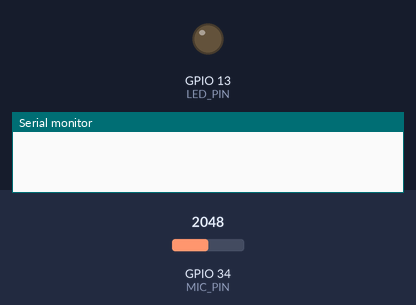
A sketch run on a simulated ESP32. Shown: output pins drawn as LEDs (lit = HIGH), the last lines printed to the serial monitor. The inputs (shaded band) are chosen by the test bench; at power-on: GPIO 34 (MIC_PIN) = 2048.

Above: at 0.0 s.
At 16.3 s:
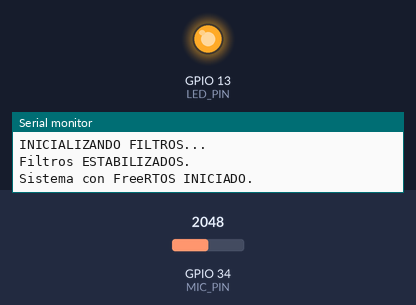
Timing chart, 0 to 17.8 s (numbered marks = the images above):
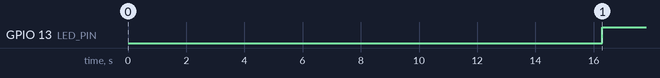

The sketch:

placa_receptora.ino
```cpp
#include "funciones.h"

void setup() {
    Serial.begin(115200);
    pinMode(LED_PIN, OUTPUT);
    digitalWrite(LED_PIN, LOW);

    inicializarFiltros();

    ultimoSonidoGlobal = millis();

    WiFi.mode(WIFI_STA);
    esp_now_init();
    esp_now_register_recv_cb(OnDataRecv);

    esp_now_peer_info_t peerInfo = {};
    memcpy(peerInfo.peer_addr, MAC_TRANSMISOR, 6);
    peerInfo.channel = 0;
    peerInfo.encrypt = false;
    esp_now_add_peer(&peerInfo);

    enviarEstado(0);

    // ======================================================
    // CREACIÓN DE TAREAS FREERTOS
    // ======================================================
    xTaskCreatePinnedToCore(
        TaskLecturaMicro,
        "LecturaMicro",
        4096,
        NULL,
        2,
        NULL,
        1
    );

    xTaskCreatePinnedToCore(
        TaskDeteccionApnea,
        "DeteccionApnea",
        4096,
        NULL,
        1,
        NULL,
        1
    );

    Serial.println("Sistema con FreeRTOS INICIADO.");
}

void loop() {
    // No se usa. FreeRTOS maneja todo.
}
```

funciones.cpp
```cpp
#include "funciones.h"

// ===== Variables del sistema =====
uint8_t MAC_TRANSMISOR[6] = {0x20, 0x43, 0xA8, 0x63, 0xD6, 0x8C};

struct_message datosAEnviar;
struct_message datosRecibidos;

// Pines
const int MIC_PIN = 34;
const int LED_PIN = 13;

// Parámetros acústicos
const int NUM_MUESTRAS = 200;
const int T_MUESTRA_US = 200;
const float ALPHA_HPF = 0.9696f;
const float ALPHA_LPF = 0.6909f;
const int UMBRAL_SONIDO = 2000;
const unsigned long TIEMPO_SILENCIO = 15000;

// Variables de filtro
static float x_prev = 0;
static float hpf_prev = 0;
static float lpf_prev = 0;

// Variables globales compartidas entre tareas
volatile int amplitudGlobal = 0;
volatile unsigned long ultimoSonidoGlobal = 0;
volatile bool estadoApneaGlobal = false;

// ----------------------------------------------------------
// INICIALIZA LOS FILTROS
// ----------------------------------------------------------
void inicializarFiltros() {
    Serial.println("INICIALIZANDO FILTROS...");

    x_prev = analogRead(MIC_PIN);
    hpf_prev = 0;
    lpf_prev = 0;

    for (int i = 0; i < 20; i++) {
        leerAmplitud();
    }

    Serial.println("Filtros ESTABILIZADOS.");
}

// ----------------------------------------------------------
// LECTURA DE AMPLITUD FILTRADA
// ----------------------------------------------------------
int leerAmplitud() {
    int minVal = 4095;
    int maxVal = 0;

    for (int i = 0; i < NUM_MUESTRAS; i++) {
        float muestra = analogRead(MIC_PIN);

        float y_hpf = ALPHA_HPF * (hpf_prev + muestra - x_prev);
        x_prev = muestra;
        hpf_prev = y_hpf;

        float y_lpf = (1 - ALPHA_LPF) * y_hpf + ALPHA_LPF * lpf_prev;
        lpf_prev = y_lpf;

        if (y_lpf < minVal) minVal = y_lpf;
        if (y_lpf > maxVal) maxVal = y_lpf;

        delayMicroseconds(T_MUESTRA_US);
    }

    return maxVal - minVal;
}

// ----------------------------------------------------------
// ENVÍO ESP-NOW
// ----------------------------------------------------------
void enviarEstado(int estado) {
    datosAEnviar.estadoAlarma = estado;
    datosAEnviar.volumen = 0;

    esp_now_send(MAC_TRANSMISOR, (uint8_t*)&datosAEnviar, sizeof(datosAEnviar));
}

// ----------------------------------------------------------
// CALLBACK DE RECEPCIÓN ESP-NOW
// ----------------------------------------------------------
void OnDataRecv(const esp_now_recv_info_t *info, const uint8_t *data, int len) {
    if(len < sizeof(struct_message)) return;

    memcpy(&datosRecibidos, data, sizeof(datosRecibidos));

    if (datosRecibidos.estadoAlarma == 99) {
        Serial.println("Comando RESET (99) recibido. Reiniciando...");
        delay(300);
        ESP.restart();
    }
}

// ==========================================================
// ============= TAREA 1: LECTURA DEL MICRÓFONO =============
// ==========================================================
void TaskLecturaMicro(void *pvParameters) {
    while (true) {
        int amp = leerAmplitud();
        amplitudGlobal = amp;

        if (amp > UMBRAL_SONIDO) {
            ultimoSonidoGlobal = millis();
        }

        vTaskDelay(pdMS_TO_TICKS(10));
    }
}

// ==========================================================
// ============= TAREA 2: DETECCIÓN DE APNEA ================
// ==========================================================
void TaskDeteccionApnea(void *pvParameters) {
    while (true) {
        unsigned long ahora = millis();
        unsigned long silencio = ahora - ultimoSonidoGlobal;

        if (silencio >= TIEMPO_SILENCIO) {
            if (!estadoApneaGlobal) {
                estadoApneaGlobal = true;
                digitalWrite(LED_PIN, HIGH);
                enviarEstado(1);
            }
        } else {
            if (estadoApneaGlobal) {
                estadoApneaGlobal = false;
                digitalWrite(LED_PIN, LOW);
                enviarEstado(0);
            }
        }

        vTaskDelay(pdMS_TO_TICKS(50));
    }
}
```

funciones.h
```cpp
#ifndef FUNCIONES_H
#define FUNCIONES_H

#include <WiFi.h>
#include <esp_now.h>
#include <Arduino.h>

// ============ MAC DEL TRANSMISOR ============
extern uint8_t MAC_TRANSMISOR[6];

// ============ ESTRUCTURA DE DATOS ============
typedef struct struct_message {
  int estadoAlarma;
  int volumen;
} struct_message;

// Globales
extern struct_message datosAEnviar;
extern struct_message datosRecibidos;

// Pines
extern const int MIC_PIN;
extern const int LED_PIN;

// Parámetros acústicos
extern const int NUM_MUESTRAS;
extern const int T_MUESTRA_US;
extern const float ALPHA_HPF;
extern const float ALPHA_LPF;
extern const int UMBRAL_SONIDO;
extern const unsigned long TIEMPO_SILENCIO;

// Variables globales compartidas entre tareas
extern volatile int amplitudGlobal;
extern volatile unsigned long ultimoSonidoGlobal;
extern volatile bool estadoApneaGlobal;

// Prototipos
void inicializarFiltros();
int leerAmplitud();
void enviarEstado(int estado);
void OnDataRecv(const esp_now_recv_info_t *info, const uint8_t *data, int len);

// Prototipos de tareas FreeRTOS
void TaskLecturaMicro(void *pvParameters);
void TaskDeteccionApnea(void *pvParameters);

#endif
```

Measured:
- by itself, GPIO 13 (LED_PIN): LOW → HIGH at 16.3 s
